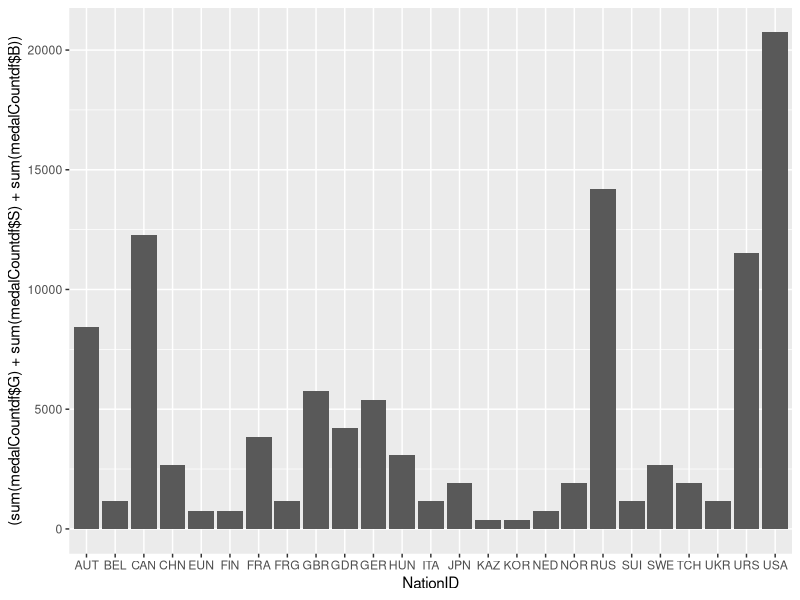

Source code (R):
#analysis of stats on olympics figure skating

#loading libraries
library(ggplot2)

#reading csv file
medalCount <- read.csv(file="./stats_athletes_with_medals_count.csv", header=TRUE, sep=",")
medalCountdf <- data.frame(medalCount)


sum(medalCountdf$G)+sum(medalCountdf$S)+sum(medalCountdf$B)
ggplot(data=medalCountdf, aes(x=NationID, y=(sum(medalCountdf$G)+sum(medalCountdf$S)+sum(medalCountdf$B)))) +
  geom_bar(stat="identity")
